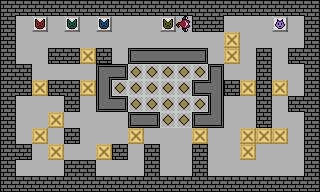

This is a level from a 2D game, rendered from its Tiled map with the project's own tilesets. A one-line summary and the map file follow, with tile-layer data summarised:
An orthogonal 20x12 tile map with 16x16 px tiles, 2 tile layers (Terrain, Entities), 2 tilesets.

<map version="1.0" orientation="orthogonal" renderorder="right-down" width="20" height="12" tilewidth="16" tileheight="16">
 <properties>
  <property name="Description" value=" " />
  <property name="Name" value="Level 5" />
 </properties>
 <tileset firstgid="1" name="TilesetWorld9" tilewidth="16" tileheight="16">
  <image source="TilesetWorld9.png" width="512" height="512" />
 </tileset>
 <tileset firstgid="1025" name="Charset" tilewidth="16" tileheight="16">
  <image source="Charset.png" width="256" height="256" />
 </tileset>
 <layer name="Terrain" width="20" height="12">
  <data>[240 cells, 240 non-empty, 27 distinct tile ids]</data>
 </layer>
 <layer name="Entities" width="20" height="12">
  <data>[240 cells, 18 non-empty, 2 distinct tile ids]</data>
 </layer>
</map>
